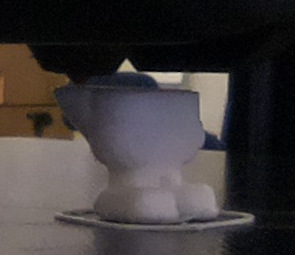
#> input picture data_processing/standard_tight.jpg, 295 x 255 px
$ python edge_detection.py   (older library calls are emulated)
#> lines starting #> are read from the running program, lines starting #| are printed output that depends on the picture
import cv2

# Read the original image
img = cv2.imread('standard_tight.jpg')
#> img is the input picture: shape (255, 295, 3); mean B, G, R 57.3, 57, 62
# Display original image
cv2.imshow('Original', img)
cv2.waitKey(0)

# Convert to graycsale
img_gray = cv2.cvtColor(img, cv2.COLOR_BGR2GRAY)
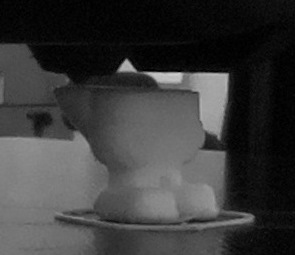
#> img_gray: shape (255, 295); min 0, max 208, mean 58.5
# Blur the image for better edge detection
img_blur = cv2.GaussianBlur(img_gray, (3,3), 0)

ksize = 15

# [18 lines of commented-out code are left out]
#> (the run stopped early here; a loop or call above may not have finished)

$ run again, with data_processing/standard.jpg copied over data_processing/standard_tight.jpg
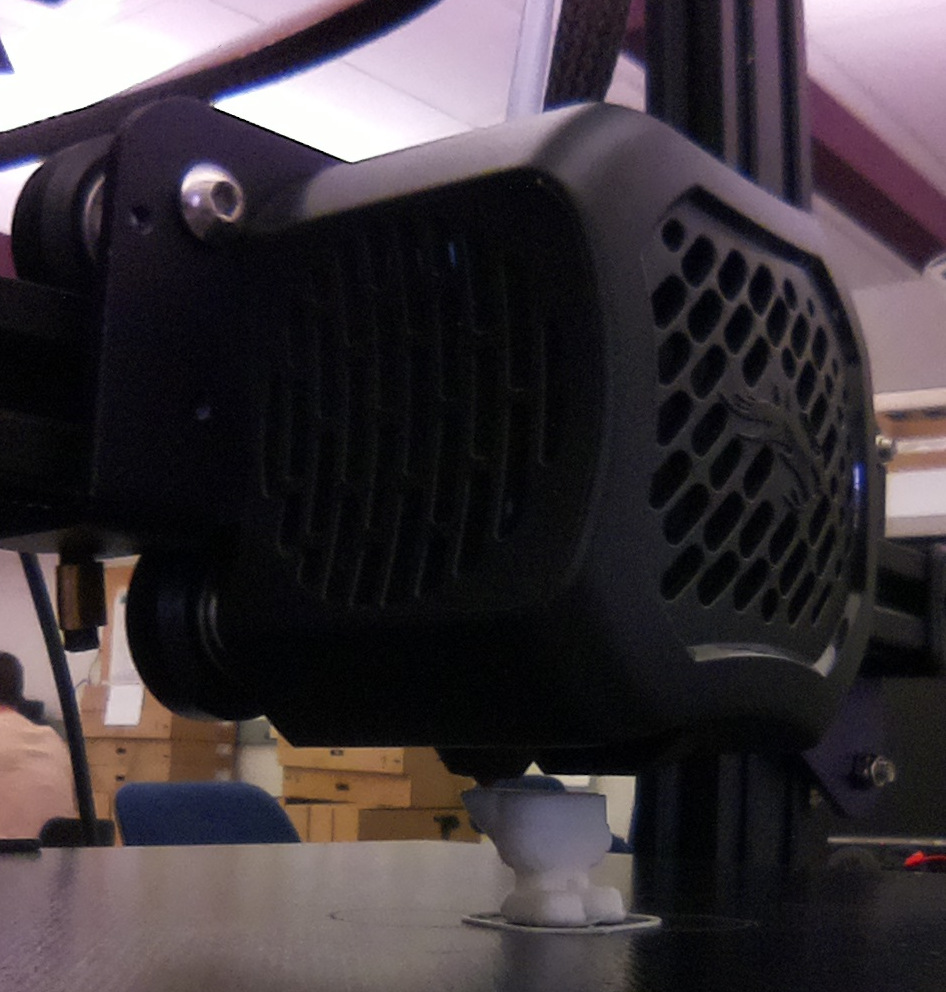
#> input picture data_processing/standard.jpg, 946 x 992 px
#> img is the input picture: shape (992, 946, 3); mean B, G, R 59.9, 55.3, 62.7
#> `img_gray = cv2.cvtColor(img, cv2.COLOR_BGR2GRAY)`:
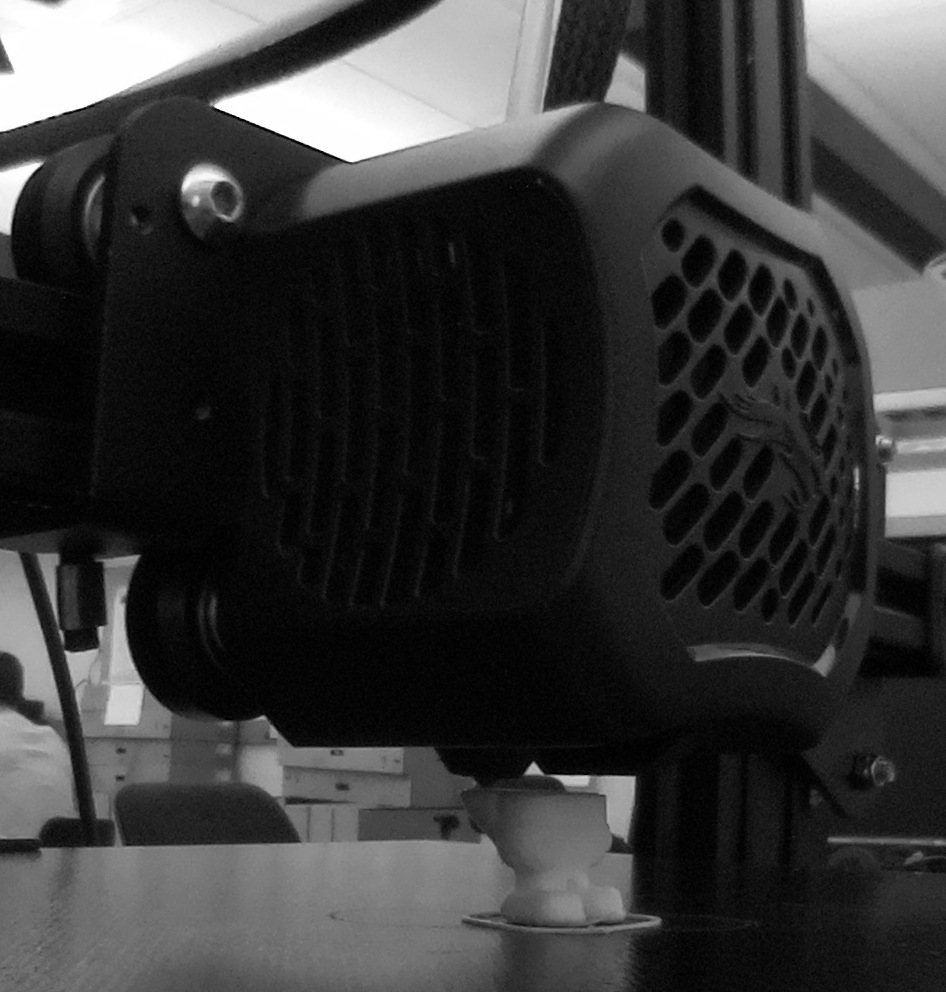
#> img_gray: shape (992, 946); min 0, max 255, mean 58
